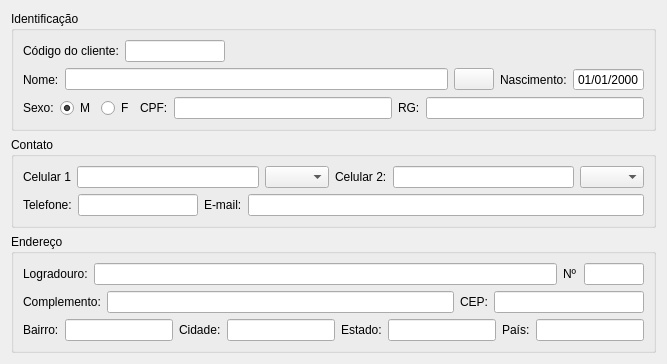
     <widget class="QWidget" name="tab">
      <attribute name="title">
       <string>Dados do cliente</string>
      </attribute>
      <layout class="QVBoxLayout" name="verticalLayout_5">
       <item>
        <widget class="QGroupBox" name="groupBox">
         <property name="baseSize">
          <size>
           <width>0</width>
           <height>0</height>
          </size>
         </property>
         <property name="title">
          <string>Identificação </string>
         </property>
         <property name="flat">
          <bool>false</bool>
         </property>
         <layout class="QVBoxLayout" name="verticalLayout_2">
          <item>
           <layout class="QHBoxLayout" name="horizontalLayout_16">
            <item>
             <widget class="QLabel" name="lbCodCli">
              <property name="text">
               <string>Código do cliente:</string>
              </property>
             </widget>
            </item>
            <item>
             <widget class="QLineEdit" name="leCodCli">
              <property name="maximumSize">
               <size>
                <width>100</width>
                <height>16777215</height>
               </size>
              </property>
              <property name="readOnly">
               <bool>true</bool>
              </property>
             </widget>
            </item>
            <item>
             <spacer name="horizontalSpacer_3">
              <property name="orientation">
               <enum>Qt::Horizontal</enum>
              </property>
              <property name="sizeHint" stdset="0">
               <size>
                <width>40</width>
                <height>20</height>
               </size>
              </property>
             </spacer>
            </item>
           </layout>
          </item>
          <item>
           <layout class="QHBoxLayout" name="horizontalLayout_4">
            <item>
             <widget class="QLabel" name="lbName">
              <property name="text">
               <string>Nome:</string>
              </property>
             </widget>
            </item>
            <item>
             <widget class="QLineEdit" name="leName">
              <property name="readOnly">
               <bool>true</bool>
              </property>
             </widget>
            </item>
            <item>
             <widget class="QPushButton" name="pbSearch">
              <property name="text">
               <string/>
              </property>
              <property name="icon">
               <iconset>
                <normaloff>IMG/magnifying-glass.png</normaloff>IMG/magnifying-glass.png</iconset>
              </property>
             </widget>
            </item>
            <item>
             <widget class="QLabel" name="lbBirth">
              <property name="text">
               <string>Nascimento:</string>
              </property>
             </widget>
            </item>
            <item>
             <widget class="QDateEdit" name="dtBirth">
              <property name="readOnly">
               <bool>true</bool>
              </property>
              <property name="buttonSymbols">
               <enum>QAbstractSpinBox::NoButtons</enum>
              </property>
              <property name="displayFormat">
               <string>dd/MM/yyyy</string>
              </property>
             </widget>
            </item>
           </layout>
          </item>
          <item>
           <layout class="QHBoxLayout" name="horizontalLayout">
            <item>
             <widget class="QLabel" name="lbSex">
              <property name="text">
               <string>Sexo:</string>
              </property>
             </widget>
            </item>
            <item>
             <widget class="QRadioButton" name="rbM">
              <property name="enabled">
               <bool>true</bool>
              </property>
              <property name="text">
               <string>M</string>
              </property>
              <property name="checkable">
               <bool>true</bool>
              </property>
              <property name="checked">
               <bool>true</bool>
              </property>
              <attribute name="buttonGroup">
               <string notr="true">buttonGroup</string>
              </attribute>
             </widget>
            </item>
            <item>
             <widget class="QRadioButton" name="rbF">
              <property name="text">
               <string>F</string>
              </property>
              <property name="checkable">
               <bool>true</bool>
              </property>
              <attribute name="buttonGroup">
               <string notr="true">buttonGroup</string>
              </attribute>
             </widget>
            </item>
            <item>
             <widget class="QLabel" name="lbCpfCnpj">
              <property name="text">
               <string>CPF:</string>
              </property>
             </widget>
            </item>
            <item>
             <widget class="QLineEdit" name="leCpfCnpj">
              <property name="readOnly">
               <bool>true</bool>
              </property>
             </widget>
            </item>
            <item>
             <widget class="QLabel" name="lbRgIe">
              <property name="text">
               <string>RG:</string>
              </property>
             </widget>
            </item>
            <item>
             <widget class="QLineEdit" name="leRgIe">
              <property name="readOnly">
               <bool>true</bool>
              </property>
             </widget>
            </item>
           </layout>
          </item>
         </layout>
        </widget>
       </item>
       <item>
        <widget class="QGroupBox" name="groupBox_2">
         <property name="title">
          <string>Contato</string>
         </property>
         <layout class="QVBoxLayout" name="verticalLayout_3">
          <item>
           <layout class="QHBoxLayout" name="horizontalLayout_2">
            <item>
             <widget class="QLabel" name="lbCell1">
              <property name="text">
               <string>Celular 1</string>
              </property>
             </widget>
            </item>
            <item>
             <widget class="QLineEdit" name="leCell1">
              <property name="readOnly">
               <bool>true</bool>
              </property>
             </widget>
            </item>
            <item>
             <widget class="QComboBox" name="cbCell1">
              <property name="maximumSize">
               <size>
                <width>70</width>
                <height>16777215</height>
               </size>
              </property>
              <property name="editable">
               <bool>false</bool>
              </property>
              <item>
               <property name="text">
                <string/>
               </property>
              </item>
              <item>
               <property name="text">
                <string>Vivo</string>
               </property>
              </item>
              <item>
               <property name="text">
                <string>Tim</string>
               </property>
              </item>
              <item>
               <property name="text">
                <string>Nextel</string>
               </property>
              </item>
              <item>
               <property name="text">
                <string>Oi</string>
               </property>
              </item>
              <item>
               <property name="text">
                <string>Claro</string>
               </property>
              </item>
             </widget>
            </item>
            <item>
             <widget class="QLabel" name="lbCell2">
              <property name="text">
               <string>Celular 2:</string>
              </property>
             </widget>
            </item>
            <item>
             <widget class="QLineEdit" name="leCell2">
              <property name="readOnly">
               <bool>true</bool>
              </property>
             </widget>
            </item>
            <item>
             <widget class="QComboBox" name="cbCell2">
              <property name="maximumSize">
               <size>
                <width>70</width>
                <height>16777215</height>
               </size>
              </property>
              <item>
               <property name="text">
                <string/>
               </property>
              </item>
              <item>
               <property name="text">
                <string>Nextel</string>
               </property>
              </item>
              <item>
               <property name="text">
                <string>Vivo</string>
               </property>
              </item>
              <item>
               <property name="text">
                <string>Tim</string>
               </property>
              </item>
              <item>
               <property name="text">
                <string>Oi</string>
               </property>
              </item>
              <item>
               <property name="text">
                <string>Claro</string>
               </property>
              </item>
             </widget>
            </item>
           </layout>
          </item>
          <item>
           <layout class="QHBoxLayout" name="horizontalLayout_5">
            <item>
             <widget class="QLabel" name="lbTel">
              <property name="text">
               <string>Telefone:</string>
              </property>
             </widget>
            </item>
            <item>
             <widget class="QLineEdit" name="leTel">
              <property name="maximumSize">
               <size>
                <width>120</width>
                <height>16777215</height>
               </size>
              </property>
              <property name="readOnly">
               <bool>true</bool>
              </property>
             </widget>
            </item>
            <item>
             <widget class="QLabel" name="lbEmail">
              <property name="maximumSize">
               <size>
                <width>16777215</width>
                <height>16777215</height>
               </size>
              </property>
              <property name="text">
               <string>E-mail:</string>
              </property>
             </widget>
            </item>
            <item>
             <widget class="QLineEdit" name="leEmail">
              <property name="sizePolicy">
               <sizepolicy hsizetype="Expanding" vsizetype="Fixed">
                <horstretch>0</horstretch>
                <verstretch>0</verstretch>
               </sizepolicy>
              </property>
              <property name="maximumSize">
               <size>
                <width>1677215</width>
                <height>16777215</height>
               </size>
              </property>
              <property name="readOnly">
               <bool>true</bool>
              </property>
             </widget>
            </item>
           </layout>
          </item>
         </layout>
        </widget>
       </item>
       <item>
        <widget class="QGroupBox" name="groupBox_3">
         <property name="title">
          <string>Endereço</string>
         </property>
         <layout class="QVBoxLayout" name="verticalLayout_4">
          <item>
           <layout class="QHBoxLayout" name="horizontalLayout_8">
            <item>
             <widget class="QLabel" name="lbAdress">
              <property name="text">
               <string>Logradouro:</string>
              </property>
             </widget>
            </item>
            <item>
             <widget class="QLineEdit" name="leAdress">
              <property name="readOnly">
               <bool>true</bool>
              </property>
             </widget>
            </item>
            <item>
             <widget class="QLabel" name="lbNumber">
              <property name="text">
               <string>Nº</string>
              </property>
             </widget>
            </item>
            <item>
             <widget class="QLineEdit" name="leNumber">
              <property name="maximumSize">
               <size>
                <width>60</width>
                <height>16777215</height>
               </size>
              </property>
              <property name="readOnly">
               <bool>true</bool>
              </property>
             </widget>
            </item>
           </layout>
          </item>
          <item>
           <layout class="QHBoxLayout" name="horizontalLayout_3"/>
          </item>
          <item>
           <layout class="QHBoxLayout" name="horizontalLayout_6">
            <item>
             <widget class="QLabel" name="lbAdress2">
              <property name="text">
               <string>Complemento:</string>
              </property>
             </widget>
            </item>
            <item>
             <widget class="QLineEdit" name="leAdress2">
              <property name="readOnly">
               <bool>true</bool>
              </property>
             </widget>
            </item>
            <item>
             <widget class="QLabel" name="lbCep">
              <property name="text">
               <string>CEP:</string>
              </property>
             </widget>
            </item>
            <item>
             <widget class="QLineEdit" name="leCep">
              <property name="maximumSize">
               <size>
                <width>150</width>
                <height>16777215</height>
               </size>
              </property>
              <property name="readOnly">
               <bool>true</bool>
              </property>
             </widget>
            </item>
           </layout>
          </item>
          <item>
           <layout class="QHBoxLayout" name="horizontalLayout_7">
            <item>
             <widget class="QLabel" name="lbDistrict">
              <property name="text">
               <string>Bairro:</string>
              </property>
             </widget>
            </item>
            <item>
             <widget class="QLineEdit" name="leDistrict">
              <property name="readOnly">
               <bool>true</bool>
              </property>
             </widget>
            </item>
            <item>
             <widget class="QLabel" name="lbCity">
              <property name="text">
               <string>Cidade:</string>
              </property>
             </widget>
            </item>
            <item>
             <widget class="QLineEdit" name="leCity">
              <property name="readOnly">
               <bool>true</bool>
              </property>
             </widget>
            </item>
            <item>
             <widget class="QLabel" name="lbState">
              <property name="text">
               <string>Estado:</string>
              </property>
             </widget>
            </item>
            <item>
             <widget class="QLineEdit" name="leState">
              <property name="maxLength">
               <number>2</number>
              </property>
              <property name="readOnly">
               <bool>true</bool>
              </property>
             </widget>
            </item>
            <item>
             <widget class="QLabel" name="lbContry">
              <property name="text">
               <string>País:</string>
              </property>
             </widget>
            </item>
            <item>
             <widget class="QLineEdit" name="leContry">
              <property name="readOnly">
               <bool>true</bool>
              </property>
             </widget>
            </item>
           </layout>
          </item>
         </layout>
        </widget>
       </item>
      </layout>
     </widget>
